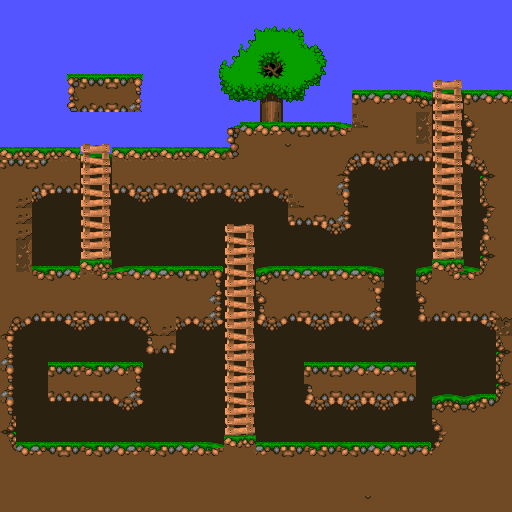

Tiled map render using the project's own tile images. Description and the whole map definition, tile-layer contents included, below:
An orthogonal 32x32 tile map with 16x16 px tiles, 1 tile layer (Tile Layer 1).

<map version="1.10" tiledversion="1.11.0" orientation="orthogonal" renderorder="right-down" width="32" height="32" tilewidth="16" tileheight="16" infinite="0" nextlayerid="2" nextobjectid="1">
 <tileset firstgid="1" source="tiles1.tsx" />
 <layer id="1" name="Tile Layer 1" width="32" height="32">
  <data encoding="csv">
225,234,155,158,226,227,156,361,227,158,158,228,142,228,157,227,147,338,167,337,142,156,338,234,337,321,337,339,156,337,227,155,
362,241,155,224,167,131,229,380,339,158,226,225,154,155,158,417,418,419,421,361,226,338,339,362,158,241,339,380,225,229,147,168,
361,225,337,158,155,154,338,154,229,157,227,142,228,158,226,109,405,405,437,421,142,138,227,227,158,362,131,155,138,228,138,158,
241,147,208,226,142,142,229,157,362,138,225,362,142,417,109,125,205,206,390,437,424,156,339,208,339,321,224,131,207,155,337,131,
224,380,338,234,132,172,175,172,133,154,361,225,241,433,125,389,221,222,389,385,440,321,228,227,241,229,321,228,208,362,224,229,
226,226,225,224,148,346,191,346,149,225,229,142,227,429,430,135,387,388,1,151,158,157,172,173,174,173,165,297,298,172,173,173,
138,227,339,154,152,265,265,264,233,339,321,226,207,131,446,448,403,404,447,158,138,158,188,189,190,189,91,313,314,188,189,189,
226,208,142,208,362,138,147,138,339,337,361,156,229,362,197,173,391,392,175,172,175,165,34,10,16,5,15,291,292,68,211,212,
362,226,154,321,142,321,142,208,241,229,154,207,226,157,136,189,317,146,191,188,113,114,325,38,325,195,31,307,308,350,10,38,
377,378,377,378,377,297,298,377,377,378,377,378,377,245,246,16,38,95,116,38,11,261,265,264,265,264,265,291,292,366,341,341,
346,113,346,342,342,313,314,342,342,342,342,342,342,342,16,341,195,341,11,325,10,277,278,283,278,280,281,307,308,283,284,10,
195,195,265,264,265,291,292,264,264,265,264,264,265,264,264,265,264,267,212,325,5,47,375,60,360,44,260,291,292,374,100,341,
10,35,278,280,281,307,308,280,283,278,280,283,278,280,283,278,280,283,34,16,38,59,253,368,370,360,288,307,308,48,284,341,
26,35,286,300,288,291,292,276,82,286,77,287,256,274,236,276,260,368,264,265,264,235,111,376,354,373,376,291,292,86,350,5,
196,35,384,288,360,307,308,65,288,102,111,269,57,45,291,292,360,111,280,281,283,278,273,61,253,260,288,307,308,374,366,26,
325,15,41,64,375,295,296,360,360,381,365,355,77,381,307,308,381,368,368,253,360,286,78,287,276,275,356,295,296,86,284,26,
5,31,73,330,331,311,312,104,331,331,332,97,330,43,291,292,104,97,331,332,97,331,332,75,375,285,104,311,312,75,100,195,
341,26,345,188,189,343,345,114,189,189,190,113,346,59,307,308,120,113,189,190,191,189,348,91,81,368,120,54,187,192,124,341,
10,26,341,196,11,211,196,195,5,10,11,38,10,235,291,292,68,212,38,16,196,10,325,59,41,231,68,10,38,211,26,11,
261,262,265,264,265,264,265,264,267,268,16,262,267,235,307,308,366,262,265,264,265,264,267,235,365,274,366,265,265,264,265,8,
277,278,281,280,283,278,281,280,283,284,35,278,283,278,291,292,283,278,281,283,278,280,283,278,274,82,382,281,281,280,283,24,
59,285,299,111,355,41,375,231,253,366,265,77,231,381,307,308,65,353,44,57,256,384,41,60,274,65,374,287,61,287,44,284,
47,111,370,330,97,73,330,331,43,382,281,82,273,299,291,292,86,111,41,330,97,330,331,331,332,97,286,374,77,287,61,100,
59,41,48,188,113,345,346,189,59,368,381,102,287,354,307,308,57,376,256,188,191,188,347,189,348,113,61,260,61,276,384,284,
47,299,275,264,264,265,264,267,235,273,287,112,287,356,291,292,368,273,374,366,265,264,265,264,265,264,375,104,75,104,330,100,
59,381,288,280,280,281,280,283,278,256,360,86,65,375,307,308,384,112,374,283,278,283,278,283,278,280,77,120,91,120,346,124,
277,60,64,260,57,41,373,368,370,381,273,384,61,83,295,296,61,269,253,81,288,44,285,78,285,65,260,68,341,195,54,54,
79,331,332,97,330,73,330,331,332,73,330,331,331,75,311,312,332,97,330,73,330,73,330,331,331,330,43,350,16,16,38,212,
185,189,190,113,188,187,188,189,348,345,346,347,347,192,38,21,348,191,346,187,188,345,346,189,347,346,189,116,5,196,10,54,
11,195,212,26,38,196,325,196,212,26,212,38,10,38,38,10,38,195,38,38,195,211,341,16,211,38,54,54,26,212,16,5,
38,38,54,16,5,54,196,325,11,196,54,5,10,196,16,11,11,5,325,11,212,11,211,5,211,16,54,26,11,54,11,11,
212,325,26,11,195,5,211,325,325,26,38,196,195,26,16,195,16,5,325,196,54,54,95,116,196,10,54,10,11,26,5,211
</data>
 </layer>
</map>
